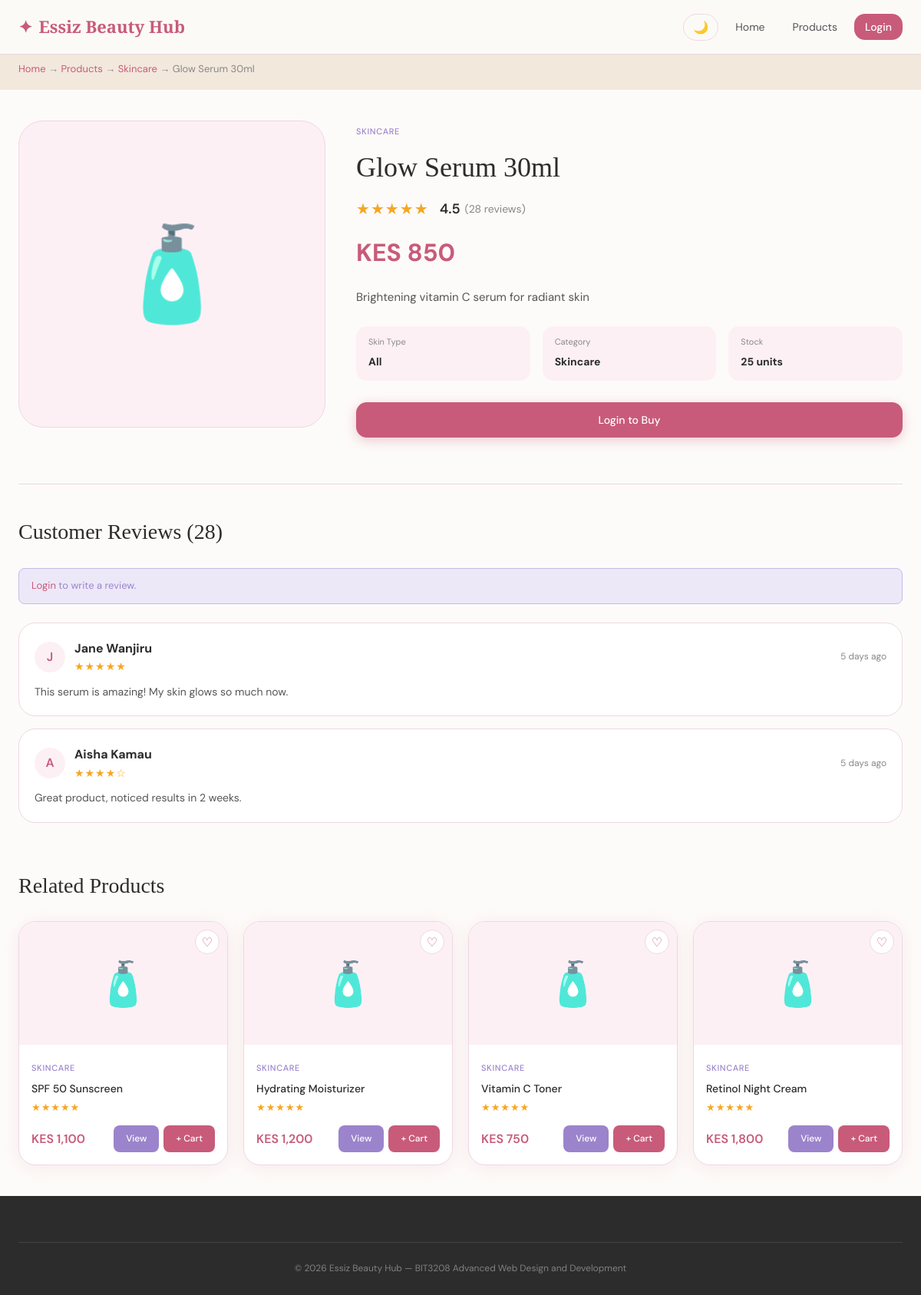
Before: /product_detail.php?id=1 with the older database file.
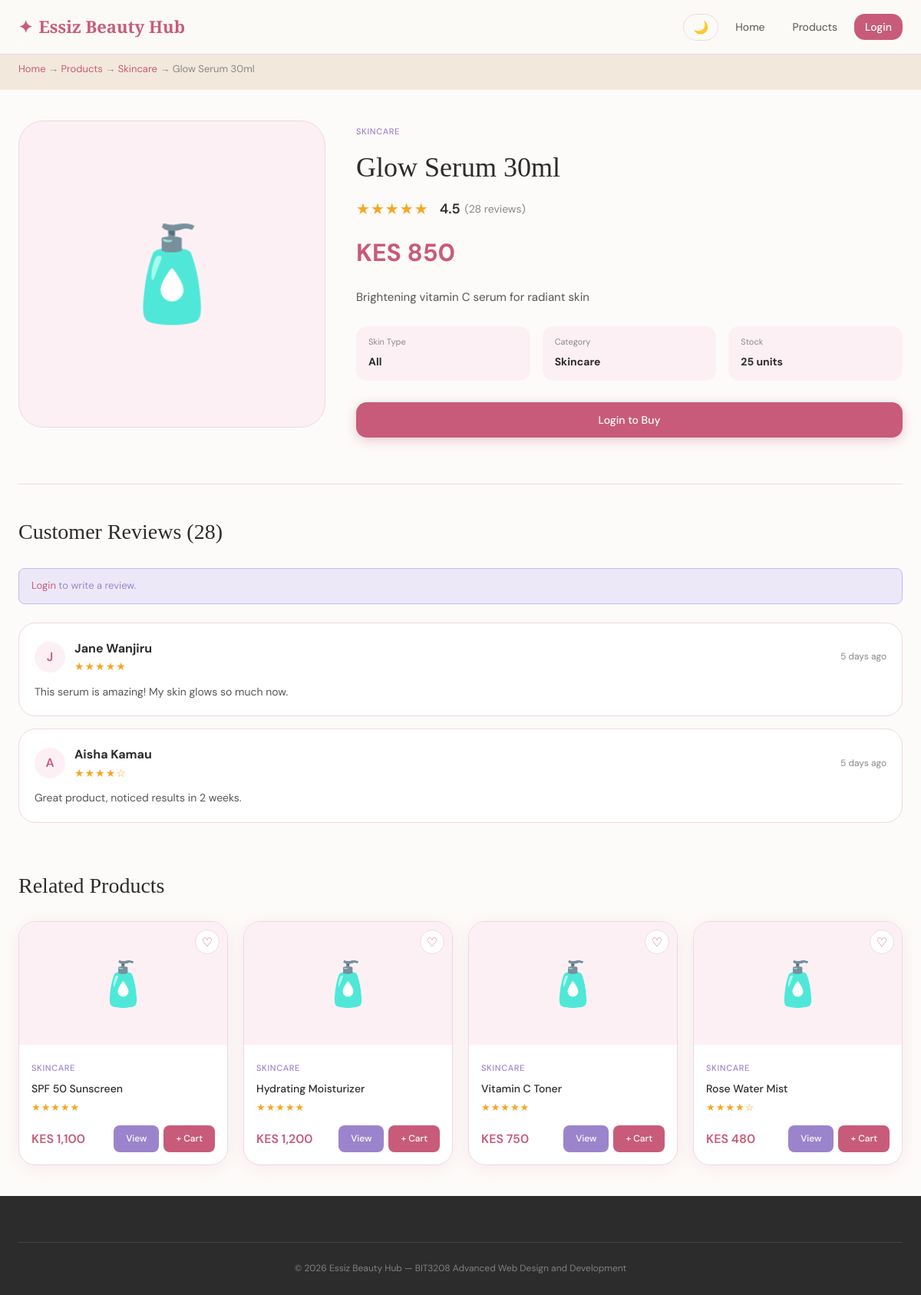
After: the same page with the newer database file.
### tables this page shows
CREATE TABLE IF NOT EXISTS reviews (
  review_id  INT PRIMARY KEY AUTO_INCREMENT,
  user_id    INT NOT NULL,
  product_id INT NOT NULL,
  rating     INT CHECK (rating BETWEEN 1 AND 5),
  comment    TEXT,
  created_at TIMESTAMP DEFAULT CURRENT_TIMESTAMP,
  FOREIGN KEY (user_id)    REFERENCES users(user_id),
  FOREIGN KEY (product_id) REFERENCES products(product_id)
);

CREATE TABLE IF NOT EXISTS users (
  user_id            INT PRIMARY KEY AUTO_INCREMENT,
  full_name          VARCHAR(100) NOT NULL,
  email              VARCHAR(150) UNIQUE NOT NULL,
  phone_number       VARCHAR(20),
  password           VARCHAR(255) NOT NULL,
  role               ENUM('admin','customer') DEFAULT 'customer',
  skin_type          VARCHAR(50),
  budget             ENUM('low','medium','high') DEFAULT 'medium',
  bio                TEXT,
  login_attempts     INT DEFAULT 0,
  locked_until       DATETIME DEFAULT NULL,
  two_factor_code    VARCHAR(10) DEFAULT NULL,
  two_factor_expiry  DATETIME DEFAULT NULL,
  two_factor_enabled TINYINT(1) DEFAULT 0,
  created_at         TIMESTAMP DEFAULT CURRENT_TIMESTAMP
);

CREATE TABLE IF NOT EXISTS products (
  product_id   INT PRIMARY KEY AUTO_INCREMENT,
  name         VARCHAR(150) NOT NULL,
  category     VARCHAR(80) NOT NULL,
  description  TEXT,
  price        DECIMAL(10,2) NOT NULL,
  stock        INT DEFAULT 0,
  skin_type    VARCHAR(80),
  rating       DECIMAL(3,1) DEFAULT 0.0,
  review_count INT DEFAULT 0,
  created_at   TIMESTAMP DEFAULT CURRENT_TIMESTAMP
);

### includes/functions.php (called while the page is built, shortened)
<?php
function getProductIcon($category) {
    $icons = [
        'Skincare'    => '🧴',
        'Makeup'      => '💄',
        'Haircare'    => '💆',
        'Perfumes'    => '🌸',
        'Accessories' => '🪞'
    ];
    return $icons[$category] ?? '✨';
}
function getStars($rating) {
    return str_repeat('★', round($rating)) . str_repeat('☆', 5 - round($rating));
}
function timeAgo($datetime) {
    $time = strtotime($datetime);
    $diff = time() - $time;
    if ($diff < 604800) return floor($diff/86400) . ' days ago';
    return date('d M Y', $time);
}
?>

### product_detail.php (the view, shortened to what the changed rows need)
<?php
require_once 'includes/db_connect.php';
require_once 'includes/functions.php';
$product_id = (int)($_GET['id'] ?? 0);
$stmt = mysqli_prepare($conn, "SELECT * FROM products WHERE product_id = ?");
mysqli_stmt_bind_param($stmt, "i", $product_id);
mysqli_stmt_execute($stmt);
$product = mysqli_fetch_assoc(mysqli_stmt_get_result($stmt));
$reviews = mysqli_query($conn, "
    SELECT r.*, u.full_name FROM reviews r
    JOIN users u ON r.user_id = u.user_id
    WHERE r.product_id = $product_id
    ORDER BY r.created_at DESC
");
$related = mysqli_query($conn, "
    SELECT * FROM products
    WHERE category = '{$product['category']}' AND product_id != $product_id
    ORDER BY rating DESC LIMIT 4
");
?>
<!DOCTYPE html>
<html lang="en">
<head>
  <link rel="stylesheet" href="css/style.css">
</head>
<body>
<div class="container" style="padding:40px 24px;">
  <div class="product-detail-layout">
    <div class="product-detail-info">
      <h1 style="font-family:var(--font-display);font-size:36px;font-weight:400;margin:8px 0;">
        <?php echo htmlspecialchars($product['name']); ?>
      </h1>
    </div>
  </div>
  <div class="reviews-section">
    <h2 style="font-family:var(--font-display);font-size:28px;font-weight:400;margin-bottom:24px;">
      Customer Reviews (<?php echo $product['review_count']; ?>)
    </h2>
    <div class="reviews-list">
      <?php if (mysqli_num_rows($reviews) > 0):
        while ($review = mysqli_fetch_assoc($reviews)):
          $r_stars = str_repeat('★', $review['rating']) . str_repeat('☆', 5 - $review['rating']);
      ?>
      <div class="review-card">
        <div class="review-header">
          <div class="review-avatar"><?php echo strtoupper(substr($review['full_name'], 0, 1)); ?></div>
          <div>
            <strong><?php echo htmlspecialchars($review['full_name']); ?></strong>
            <div class="stars" style="font-size:14px;"><?php echo $r_stars; ?></div>
          </div>
          <span style="margin-left:auto;font-size:12px;color:var(--charcoal-light);">
            <?php echo timeAgo($review['created_at']); ?>
          </span>
        </div>
        <p style="font-size:14px;color:var(--charcoal-mid);margin-top:10px;line-height:1.6;">
          <?php echo htmlspecialchars($review['comment']); ?>
        </p>
      </div>
      <?php endwhile; else: ?>
      <p style="color:var(--charcoal-light);text-align:center;padding:40px;">No reviews yet. Be the first to review!</p>
      <?php endif; ?>
    </div>
  </div>
  <?php if (mysqli_num_rows($related) > 0): ?>
  <div style="margin-top:60px;">
    <h2 style="font-family:var(--font-display);font-size:28px;font-weight:400;margin-bottom:24px;">Related Products</h2>
    <div class="products-grid">
      <?php while ($rp = mysqli_fetch_assoc($related)):
        $r_icon  = getProductIcon($rp['category']);
        $r_stars = getStars($rp['rating']);
      ?>
      <div class="product-card">
        <div class="product-image">
          <div class="product-icon"><?php echo $r_icon; ?></div>
          <a href="wishlist.php?add=<?php echo $rp['product_id']; ?>" class="wishlist-btn" title="Add to Wishlist">♡</a>
        </div>
        <div class="product-info">
          <span class="product-category"><?php echo $rp['category']; ?></span>
          <h3 class="product-name"><?php echo htmlspecialchars($rp['name']); ?></h3>
          <div class="product-rating"><span class="stars"><?php echo $r_stars; ?></span></div>
          <div class="product-footer">
            <span class="product-price">KES <?php echo number_format($rp['price']); ?></span>
            <div style="display:flex;gap:6px;">
              <a href="product_detail.php?id=<?php echo $rp['product_id']; ?>" class="btn-cart" style="background:var(--lavender);">View</a>
              <a href="cart.php?add=<?php echo $rp['product_id']; ?>" class="btn-cart">+ Cart</a>
            </div>
          </div>
        </div>
      </div>
      <?php endwhile; ?>
    </div>
  </div>
  <?php endif; ?>
</div>
</body>
</html>

Changed rows visible on the page:
removed products: category "🧴", category "SKINCARE", name "Retinol Night Cream", rating "★★★★★", price "1,800"
now on this page (row unchanged): products: category "🧴", category "SKINCARE", name "Rose Water Mist", rating "★★★★☆", price "480"
